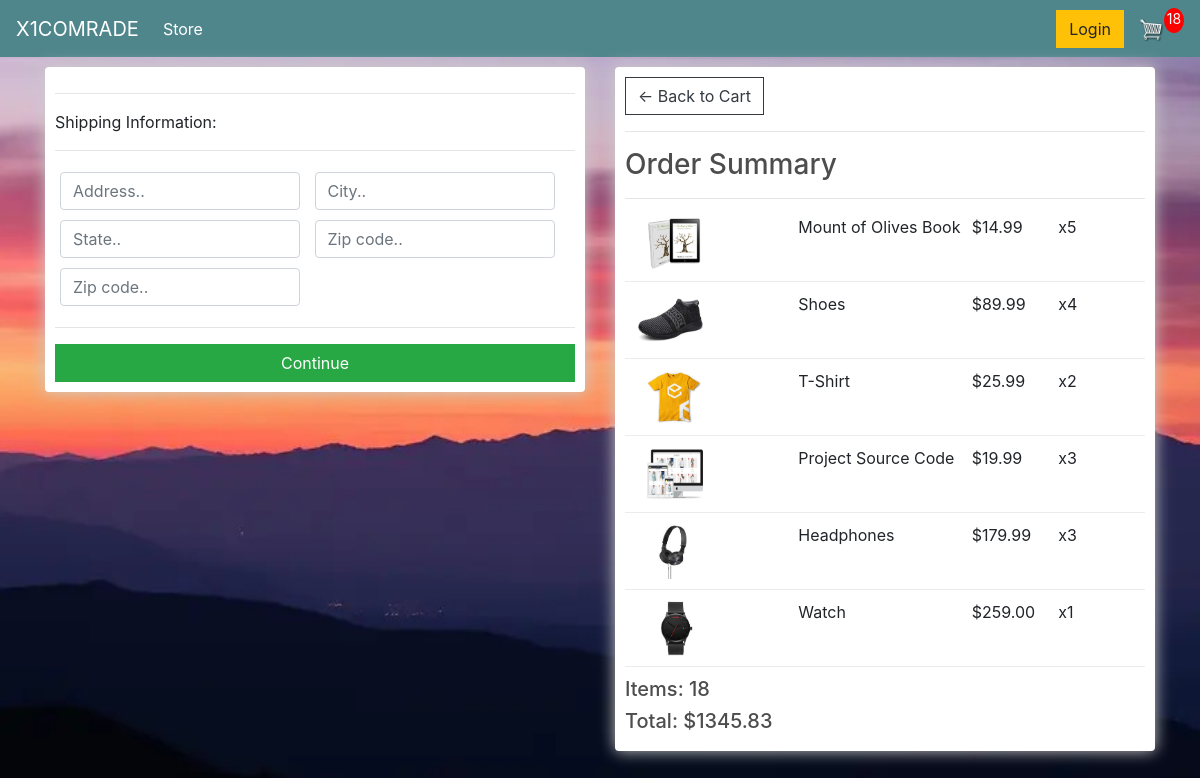
The app's page /checkout/ (signed in) with its own data.
### store/models.py (models this page shows, shortened)
class OrderItem(models.Model):
	product = models.ForeignKey(Product, on_delete=models.SET_NULL, blank=True, null=True)
	order = models.ForeignKey(Order, on_delete=models.SET_NULL, blank=True, null=True)
	quantity = models.IntegerField(default=0, null=True, blank=True)
	date_added = models.DateTimeField(auto_now_add=True)
	@property
	def get_total(self):
		total = self.product.price * self.quantity
		return total

class Product(models.Model):
	name = models.CharField(max_length=200, null=True)
	price = models.DecimalField(max_digits=7, decimal_places=2)
	digital = models.BooleanField(default=False,null=True, blank=False)
	image = models.ImageField(null=True, blank=True)
	@property
	def imageURL(self):
		try:
			url = self.image.url
		except:
			url = ''
		return url

class Order(models.Model):
	customer = models.ForeignKey(Customer, on_delete=models.SET_NULL, blank=True, null=True)
	date_ordered = models.DateTimeField(auto_now_add=True)
	complete = models.BooleanField(default=False,null=True, blank=False)
	transaction_id = models.CharField(max_length=200, null=True)
	@property
	def shipping(self):
		shipping = False
		orderitems = self.orderitem_set.all()
		for i in orderitems:
			if i.product.digital == False:
				shipping = True
		return shipping
	@property
	def get_cart_total(self):
		orderitems = self.orderitem_set.all()
		total = sum([item.get_total for item in orderitems])
		return total
	@property
	def get_cart_items(self):
		orderitems = self.orderitem_set.all()
		total = sum([item.quantity for item in orderitems])
		return total

### store/views.py (the view)
# urls.py: path('checkout/', views.checkout, name="checkout"),
def checkout(request):
    data = cartData(request)
    cartItems = data['cartItems']
    order = data['order']
    items = data['items']
    context = {'items':items, 'order':order, 'cartItems':cartItems}
    return render(request, 'store/checkout.html', context)

### store/utils.py (called while the page is built)
def cartData(request):
    if request.user.is_authenticated:
        customer = request.user.customer
        order, created = Order.objects.get_or_create(customer=customer, complete=False)
        items = order.orderitem_set.all()
        cartItems = order.get_cart_items
    else:
        cookieData = cookieCart(request)
        cartItems = cookieData['cartItems']
        order = cookieData['order']
        items = cookieData['items']
    return {'cartItems':cartItems ,'order':order, 'items':items}

### store/templates/store/checkout.html (shortened to what this page needs)
{% extends 'store/main.html' %}
{% load static %}
{% block content %}
<div class="row">
    <div class="col-lg-6">
        <div class="box-element" id="form-wrapper">
            <form id="form">
                <div id="shipping-info">
                    <hr>
                    <p>Shipping Information:</p>
                    <hr>
                    <div class="form-field">
                        <input class="form-control" type="text" name="address" placeholder="Address..">
                    </div>
                    <div class="form-field">
                        <input class="form-control" type="text" name="city" placeholder="City..">
                    </div>
                    <div class="form-field">
                        <input class="form-control" type="text" name="state" placeholder="State..">
                    </div>
                    <div class="form-field">
                        <input class="form-control" type="text" name="zipcode" placeholder="Zip code..">
                    </div>
                    <div class="form-field">
                        <input class="form-control" type="text" name="country" placeholder="Zip code..">
                    </div>
                </div>
                <hr>
                <input id="form-button" class="btn btn-success btn-block" type="submit" value="Continue">
            </form>
        </div>
        <br>
    </div>
    <div class="col-lg-6">
        <div class="box-element">
            <a  class="btn btn-outline-dark" href="{% url 'cart' %}">&#x2190; Back to Cart</a>
            <hr>
            <h3>Order Summary</h3>
            <hr>
            {% for item in items %}
            <div class="cart-row">
                <div style="flex:2"><img class="row-image" src="{{item.product.imageURL}}"></div>
                <div style="flex:2"><p>{{item.product.name}}</p></div>
                <div style="flex:1"><p>${{item.product.price|floatformat:2}}</p></div>
                <div style="flex:1"><p>x{{item.quantity}}</p></div>
            </div>
            {% endfor %}
            <h5>Items: {{order.get_cart_items}}</h5>
            <h5>Total: ${{order.get_cart_total|floatformat:2}}</h5>
        </div>
    </div>
</div>
{% endblock content %}

### static/css/main.css (style rules this page uses)
body { background-image: url('/static/images/background.jpg'); background-size: cover; background-position: center; background-repeat: no-repeat; background-attachment: fixed; }
h1, h2, h3, h4, h5, h6 { color: hsl(0, 0%, 30%); }
.box-element { box-shadow: hsl(0, 0%, 80%) 0 0 16px; background-color: #fff; border-radius: 4px; padding: 10px; }
.col-lg-4, .col-lg-6, .col-lg-8, .col-lg-12 { margin-top: 10px; }
.btn { border-radius: 0; }
.row-image { width: 100px; }
.form-field { width: 250px; display: inline-block; padding: 5px; }
.cart-row { display: flex; align-items: flex-stretch; padding-bottom: 10px; margin-bottom: 10px; border-bottom: 1px solid #ececec; }

### records on screen
OrderItem: product.imageURL (picture), product.name "Mount of Olives Book", product.price "14.99", quantity "5"
OrderItem: product.imageURL (picture), product.name "Shoes", product.price "89.99", quantity "4"
OrderItem: product.imageURL (picture), product.name "T-Shirt", product.price "25.99", quantity "2"
OrderItem: product.imageURL (picture), product.name "Project Source Code", product.price "19.99", quantity "3"
OrderItem: product.imageURL (picture), product.name "Headphones", product.price "179.99", quantity "3"
OrderItem: product.imageURL (picture), product.name "Watch", product.price "259.00", quantity "1"
Order: get_cart_items "18", get_cart_total "1345.83"

### other values on screen
{{ cartItems }} "18"
